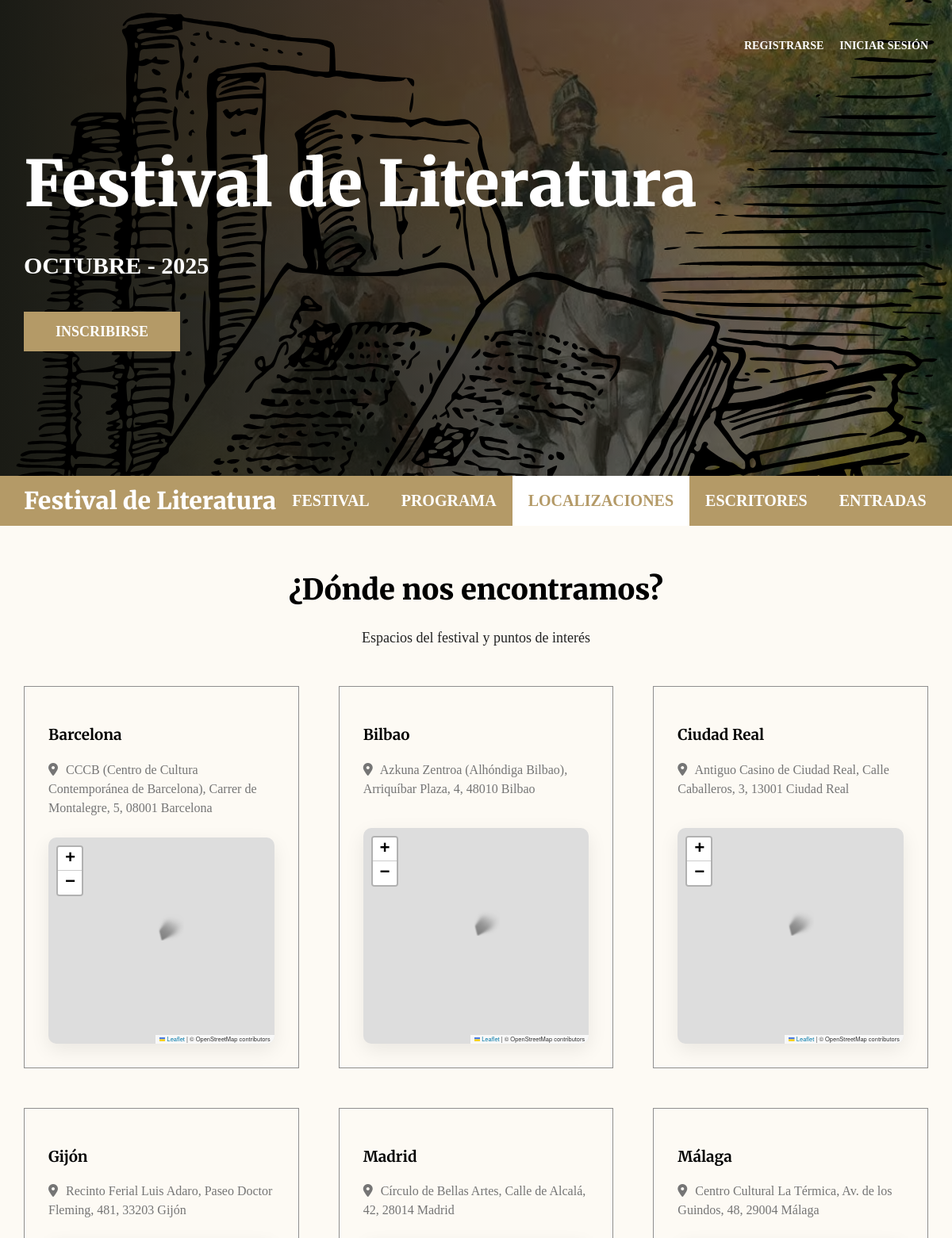
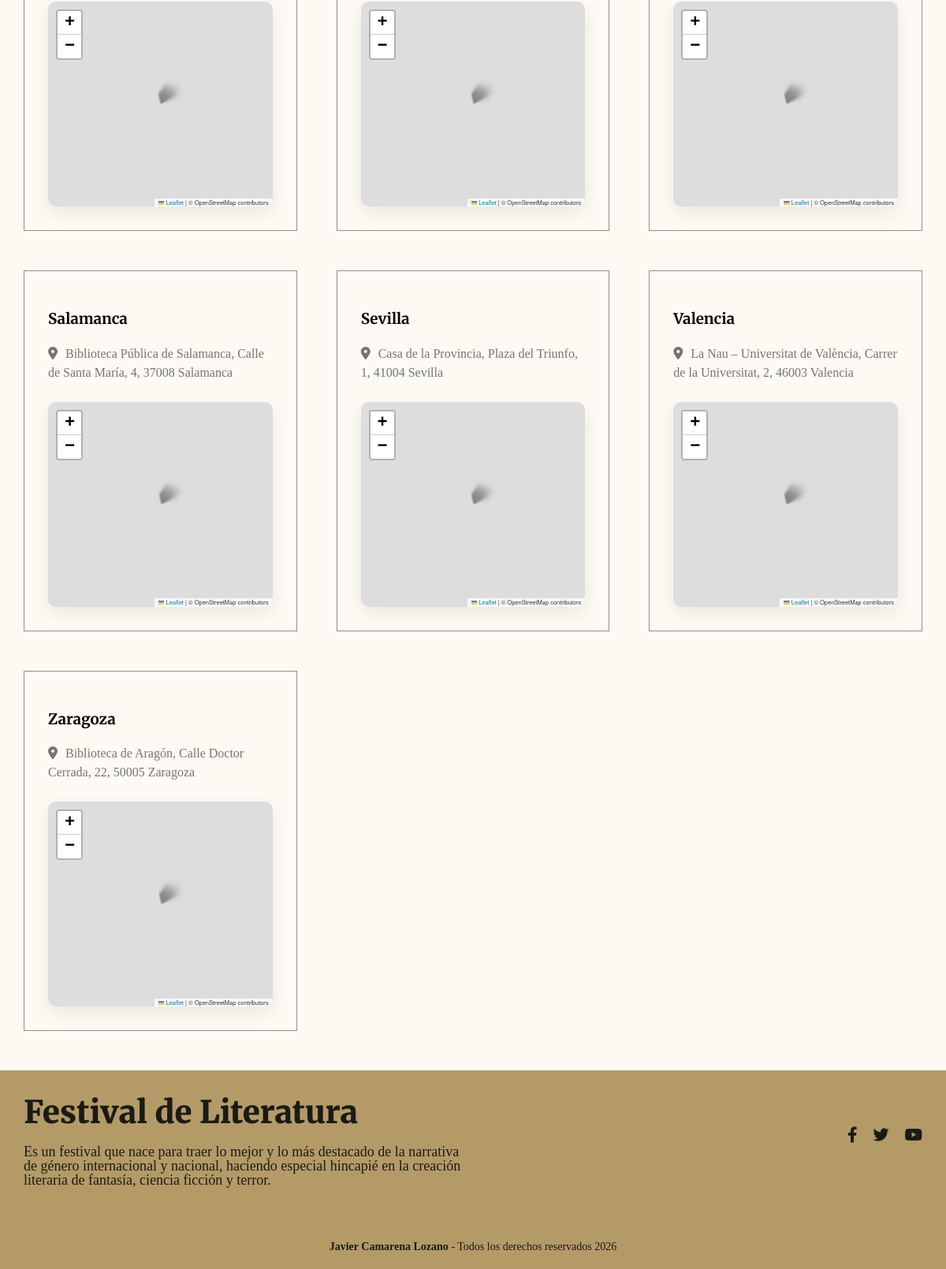
Page /localizaciones on the committed database (2 pictures, top to bottom).
### tables this page shows
CREATE TABLE localizaciones (
  id_localizacion INT UNSIGNED  NOT NULL AUTO_INCREMENT,
  nombre            VARCHAR(150)  NOT NULL,
  direccion         VARCHAR(255)  NOT NULL,
  coordenadas       VARCHAR(64)   NOT NULL,  
  PRIMARY KEY (id_localizacion),
  KEY idx_localizaciones_nombre (nombre)
);

### controllers/PaginasController.php (called while the page is built, shortened)
<?php
class PaginasController {
    public static function localizaciones(Router $router) {
        $localizaciones = Localizacion::ordenar('nombre', 'ASC');
        $router->render('paginas/localizaciones', [
            'titulo' => '¿Dónde nos encontramos?',
            'localizaciones' => $localizaciones,
        ]);
    }
}

### public/index.php (called while the page is built, shortened)
<?php
$router = new Router();
$router->get('/login', [AuthController::class, 'login']);
$router->post('/login', [AuthController::class, 'login']);
$router->post('/logout', [AuthController::class, 'logout']);
$router->get('/registro', [AuthController::class, 'registro']);
$router->post('/registro', [AuthController::class, 'registro']);
$router->get('/admin/dashboard', [DashboardController::class, 'index']);
$router->get('/admin/registros', [RegistrosController::class, 'index']);
$router->post('/admin/registros/eliminar', [RegistrosController::class, 'eliminar']);
$router->get('/admin/eventos', [EventosController::class, 'index']);
$router->get('/admin/eventos/crear', [EventosController::class, 'crear']);
$router->post('/admin/eventos/crear', [EventosController::class, 'crear']);
$router->get('/admin/eventos/editar', [EventosController::class, 'editar']);
$router->post('/admin/eventos/editar', [EventosController::class, 'editar']);
$router->post('/admin/eventos/eliminar', [EventosController::class, 'eliminar']);
$router->get('/admin/escritores', [EscritoresController::class, 'index']);
$router->get('/admin/escritores/crear', [EscritoresController::class, 'crear']);
$router->post('/admin/escritores/crear', [EscritoresController::class, 'crear']);
$router->get('/admin/escritores/editar', [EscritoresController::class, 'editar']);
$router->post('/admin/escritores/editar', [EscritoresController::class, 'editar']);
$router->post('/admin/escritores/eliminar', [EscritoresController::class, 'eliminar']);
$router->get('/admin/libros', [LibrosController::class, 'index']);
$router->get('/admin/libros/crear', [LibrosController::class, 'crear']);
$router->post('/admin/libros/crear', [LibrosController::class, 'crear']);
$router->get('/admin/libros/editar', [LibrosController::class, 'editar']);
$router->post('/admin/libros/editar', [LibrosController::class, 'editar']);
$router->post('/admin/libros/eliminar', [LibrosController::class, 'eliminar']);
$router->get('/admin/editoriales', [EditorialesController::class, 'index']);
$router->get('/admin/editoriales/crear', [EditorialesController::class, 'crear']);
$router->post('/admin/editoriales/crear', [EditorialesController::class, 'crear']);
$router->get('/admin/editoriales/editar', [EditorialesController::class, 'editar']);
$router->post('/admin/editoriales/editar', [EditorialesController::class, 'editar']);
$router->post('/admin/editoriales/eliminar', [EditorialesController::class, 'eliminar']);
$router->get('/admin/localizaciones', [LocalizacionesController::class, 'index']);
$router->get('/admin/localizaciones/crear', [LocalizacionesController::class, 'crear']);
$router->post('/admin/localizaciones/crear', [LocalizacionesController::class, 'crear']);
$router->get('/admin/localizaciones/editar', [LocalizacionesController::class, 'editar']);
$router->post('/admin/localizaciones/editar', [LocalizacionesController::class, 'editar']);
$router->post('/admin/localizaciones/eliminar', [LocalizacionesController::class, 'eliminar']);
$router->get('/admin/categorias', [CategoriasController::class, 'index']);
$router->get('/admin/categorias/crear', [CategoriasController::class, 'crear']);
$router->post('/admin/categorias/crear', [CategoriasController::class, 'crear']);
$router->get('/admin/categorias/editar', [CategoriasController::class, 'editar']);
$router->post('/admin/categorias/editar', [CategoriasController::class, 'editar']);
$router->post('/admin/categorias/eliminar', [CategoriasController::class, 'eliminar']);
$router->get('/', [PaginasController::class, 'index']);
$router->get('/festival', [PaginasController::class, 'festival']);
$router->get('/programa', [PaginasController::class, 'programa']);
$router->get('/localizaciones', [PaginasController::class, 'localizaciones']);
$router->get('/escritores', [PaginasController::class, 'escritores']);
$router->get('/entradas', [PaginasController::class, 'entradas']);
$router->post('/entradas', [PaginasController::class, 'entradas']);
$router->get('/404', [PaginasController::class, 'error']);
$router->get('/mis-entradas', [\Controllers\PaginasController::class, 'misEntradas']);
$router->post('/mis-entradas', [\Controllers\PaginasController::class, 'misEntradas']);
$router->comprobarRutas();

### models/ActiveRecord.php (called while the page is built, shortened)
<?php
class ActiveRecord {
    protected static $db;
    protected static $tabla = '';
    protected static $columnasDB = [];
    protected static $idColumn = 'id';
    public function __get(string $propiedad) {
        $metodo = 'get' . str_replace(' ', '', ucwords(str_replace('_', ' ', $propiedad)));
        if (method_exists($this, $metodo)) {
            return $this->$metodo();
        }
        return null;
    }
    public static function setDB($database) {
        self::$db = $database;
    }
    public static function consultarSQL($query) {
        $resultado = self::$db->query($query);
        $array = [];
        while ($registro = $resultado->fetch_assoc()) {
            $array[] = static::crearObjeto($registro);
        }
        return $array;
    }
    protected static function crearObjeto($registro) {
    $objeto = new static;
    foreach ($registro as $key => $value) {
        $v = $value;
        try {
            $prop = new \ReflectionProperty($objeto, $key);
            $type = $prop->getType();
            if ($type instanceof \ReflectionNamedType) {
                $typeName   = $type->getName();
                $allowsNull = $type->allowsNull();
                if ($typeName === 'int') {
                    if ($v === null) {
                        $v = $allowsNull ? null : 0;
                    } else {
                        $v = (int)$v;
                    }
                } elseif ($typeName === 'float') {
                    if ($v === null) {
                        $v = $allowsNull ? null : 0.0;
                    } else {
                        $v = (float)$v;
                    }
                } elseif ($typeName === 'string') {
                    if ($v === null && !$allowsNull) {
                        $v = '';
                    }
                }
            }
        } catch (\ReflectionException $e) {
        }
        $objeto->$key = $v;
    }
    return $objeto;
}
    public static function ordenar(?string $columna, string $orden = 'ASC'): array
    {
        $orden = strtoupper($orden);
        $pk = static::$idColumn;
        $col = $columna && in_array($columna, static::$columnasDB, true) ? $columna : $pk;
        $query = "SELECT * FROM " . static::$tabla . " ORDER BY {$col} {$orden}";
        return self::consultarSQL($query);
    }
}

### models/Localizacion.php (called while the page is built, shortened)
<?php
class Localizacion extends ActiveRecord {
    protected ?int $id_localizacion = null;
    protected string $nombre = '';
    protected string $direccion = '';
    protected string $coordenadas = '';
    public function __construct($args = [])
    {
        $this->id_localizacion = $args['id_localizaciones'] ?? null;
        $this->nombre          = trim($args['nombre'] ?? '');
        $this->direccion       = trim($args['direccion'] ?? '');
        $this->coordenadas     = trim($args['coordenadas'] ?? '');
    }
    public function getIdLocalizacion(): ?int {
        return $this->id_localizacion;
    }
    public function getNombre(): string {
        return $this->nombre;
    }
    public function getDireccion(): string {
        return $this->direccion;
    }
    public function getCoordenadas(): string {
        return $this->coordenadas;
    }
}

### includes/funciones.php (called while the page is built, shortened)
<?php
function pagina_actual($path): bool {
    $actual = parse_url($_SERVER['REQUEST_URI'], PHP_URL_PATH) ?? '/';
    return trim($actual, '/') === trim($path, '/');
}
function is_auth() : bool {
    return isset($_SESSION['login']) && !empty($_SESSION);
}

### views/paginas/localizaciones.php (the view, shortened to what this page needs)
<main class="localizaciones">
    <h2 class="localizaciones__heading">¿Dónde nos encontramos?</h2>
    <p class="localizaciones__descripcion">Espacios del festival y puntos de interés</p>
    <div class="localizaciones__grid">
        <?php foreach ($localizaciones as $loc):
            $idLoc = $loc->id_localizacion;
            $nombre     = htmlspecialchars($loc->nombre ?? '', ENT_QUOTES, 'UTF-8');
            $direccion  = htmlspecialchars($loc->direccion ?? '', ENT_QUOTES, 'UTF-8');
            $coordsRaw  = trim((string)($loc->coordenadas ?? ''));
            $lat = $lng = null;
            if ($coordsRaw !== '') {
                $partes = preg_split('/\s*,\s*/', $coordsRaw);
                if (count($partes) === 2) {
                    $lat = is_numeric($partes[0]) ? (float)$partes[0] : null;
                    $lng = is_numeric($partes[1]) ? (float)$partes[1] : null;
                }
            }
            $mapId = 'mapa-' . ($idLoc ?? uniqid());
        ?>
            <article class="localizacion">
                <div class="localizacion__info">
                    <h3 class="localizacion__nombre"><?= $nombre ?></h3>
                    <p class="localizacion__direccion">
                        <i class="fa-solid fa-location-dot"></i>
                        <?= $direccion ?>
                    </p>
                </div>
                <?php if ($lat !== null && $lng !== null): ?>
                    <div
                        id="<?= $mapId ?>"
                        class="localizacion__mapa"
                        data-lat="<?= htmlspecialchars((string)$lat, ENT_QUOTES, 'UTF-8') ?>"
                        data-lng="<?= htmlspecialchars((string)$lng, ENT_QUOTES, 'UTF-8') ?>"
                        data-nombre="<?= $nombre ?>"
                        data-direccion="<?= $direccion ?>"
                        aria-label="Mapa de <?= $nombre ?>"
                        role="region"
                    ></div>
                <?php endif; ?>
            </article>
        <?php endforeach; ?>
    </div>
</main>

### Router.php (shortened to what this page needs)
<?php
class Router
{
    public array $getRoutes = [];
    public array $postRoutes = [];
    public function get($url, $fn)
    {
        $this->getRoutes[$url] = $fn;
    }
    public function post($url, $fn)
    {
        $this->postRoutes[$url] = $fn;
    }
    public function comprobarRutas()
    {
        $url_actual = $_SERVER['PATH_INFO'] ?? '/';
        $method = $_SERVER['REQUEST_METHOD'];
        if ($method === 'GET') {
            $fn = $this->getRoutes[$url_actual] ?? null;
        } else {
            $fn = $this->postRoutes[$url_actual] ?? null;
        }
        if ( $fn ) {
            call_user_func($fn, $this);
        } else {
            header('Location: /404');
        }
    }
    public function render($view, $datos = [])
    {
        include_once __DIR__ . "/views/$view.php";
        $contenido = ob_get_clean();
        $url_actual = $_SERVER['PATH_INFO'] ?? '/';
        if(str_contains($url_actual, '/admin')) {
            include_once __DIR__ . '/views/admin-layout.php';
        } else {
            include_once __DIR__ . '/views/layout.php';
        }
    }
}

### views/layout.php (shortened to what this page needs)
<!DOCTYPE html>
<html lang="es">
<head>
    <link rel="stylesheet" href="/build/css/app.css">
    <link rel="stylesheet" href="https://cdnjs.cloudflare.com/ajax/libs/font-awesome/6.1.2/css/all.min.css" />
    <link rel="stylesheet" href="https://unpkg.com/leaflet@1.8.0/dist/leaflet.css">
    <link rel="stylesheet" href="https://unpkg.com/swiper/swiper-bundle.min.css">
</head>
<body>
    <?php
        include_once __DIR__ . '/templates/header.php';
        echo $contenido;
        include_once __DIR__ . '/templates/footer.php';
    ?>
</body>
</html>

### views/templates/header.php
<header class="header">
    <div class="header__contenedor">
        <nav class="header__navegacion">
            <?php if(is_auth()) { ?>
                <a href="<?php echo is_admin() ? '/admin/dashboard' : '/mis-entradas'; ?>" class="header__enlace">Administración</a>
                <form method="POST" action="/logout" class="header__form">
                    <input type="submit" value="Cerrar Sesión" class="header__submit">
                </form>
            <?php } else { ?>
                <a href="/registro" class="header__enlace">Registrarse</a>
                <a href="/login" class="header__enlace">Iniciar Sesión</a>
            <?php } ?>
        </nav>
        <div class="header__contenido">
            <a href="/">
                <h1 class="header__logo">Festival de Literatura</h1>
            </a>
            <p class="header__texto">Octubre - 2025</p>
            <a href="/registro" class="header__boton">Inscribirse</a>
        </div>
    </div>
</header>
<div class="barra">
    <div class="barra__contenido">
        <a href="/">
            <h2 class="barra__logo">Festival de Literatura</h2>
        </a>
        <nav class="navegacion">
            <a href="/festival" class="navegacion__enlace <?php echo pagina_actual('/festival') ? 'navegacion__enlace--actual' : ''; ?>">Festival</a>
            <a href="/programa" class="navegacion__enlace <?php echo pagina_actual('/programa') ? 'navegacion__enlace--actual' : ''; ?>">Programa</a>
            <a href="/localizaciones" class="navegacion__enlace <?php echo pagina_actual('/localizaciones') ? 'navegacion__enlace--actual' : ''; ?>">Localizaciones</a>
            <a href="/escritores" class="navegacion__enlace <?php echo pagina_actual('/escritores') ? 'navegacion__enlace--actual' : ''; ?>">Escritores</a>
            <a href="/entradas" class="navegacion__enlace <?php echo pagina_actual('/entradas') ? 'navegacion__enlace--actual' : ''; ?>">Entradas</a>
        </nav>
    </div>
</div>

### views/templates/footer.php (shortened to what this page needs)
<footer class="footer">
    <div class="footer__grid">
        <div class="footer__contenido">
            <h3 class="footer__logo">Festival de Literatura</h3>
            <p class="footer__texto">
                Es un festival que nace para traer lo mejor y lo más destacado de la narrativa de género internacional y nacional,
                haciendo especial hincapié en la creación literaria de fantasía, ciencia ficción y terror.
            </p>
        </div>
        <nav class="menu-redes">
            <a class="menu-redes__enlace" rel="noopener noreferrer" target="_blank" href="https://www.facebook.com/">
            </a>
            <a class="menu-redes__enlace" rel="noopener noreferrer" target="_blank" href="https://twitter.com/">
            </a>
            <a class="menu-redes__enlace" rel="noopener noreferrer" target="_blank" href="https://www.youtube.com/">
            </a>
        </nav>
    </div>
    <p class="footer__copyright">
        Javier Camarena Lozano
        <span class="footer__copyright--regular">
            - Todos los derechos reservados <?php echo date('Y'); ?>
        </span>
    </p>
</footer>

### rows in the picture
localizaciones: nombre "Barcelona", direccion "CCCB (Centro de Cultura Contemporánea de Barcelona), Carrer de Montalegre, 5, 08001 Barcelona"
localizaciones: nombre "Bilbao", direccion "Azkuna Zentroa (Alhóndiga Bilbao), Arriquíbar Plaza, 4, 48010 Bilbao"
localizaciones: nombre "Ciudad Real", direccion "Antiguo Casino de Ciudad Real, Calle Caballeros, 3, 13001 Ciudad Real"
localizaciones: nombre "Gijón", direccion "Recinto Ferial Luis Adaro, Paseo Doctor Fleming, 481, 33203 Gijón"
localizaciones: nombre "Madrid", direccion "Círculo de Bellas Artes, Calle de Alcalá, 42, 28014 Madrid"
localizaciones: nombre "Málaga", direccion "Centro Cultural La Térmica, Av. de los Guindos, 48, 29004 Málaga"
localizaciones: nombre "Salamanca", direccion "Biblioteca Pública de Salamanca, Calle de Santa María, 4, 37008 Salamanca"
localizaciones: nombre "Sevilla", direccion "Casa de la Provincia, Plaza del Triunfo, 1, 41004 Sevilla"
localizaciones: nombre "Valencia", direccion "La Nau – Universitat de València, Carrer de la Universitat, 2, 46003 Valencia"
localizaciones: nombre "Zaragoza", direccion "Biblioteca de Aragón, Calle Doctor Cerrada, 22, 50005 Zaragoza"
